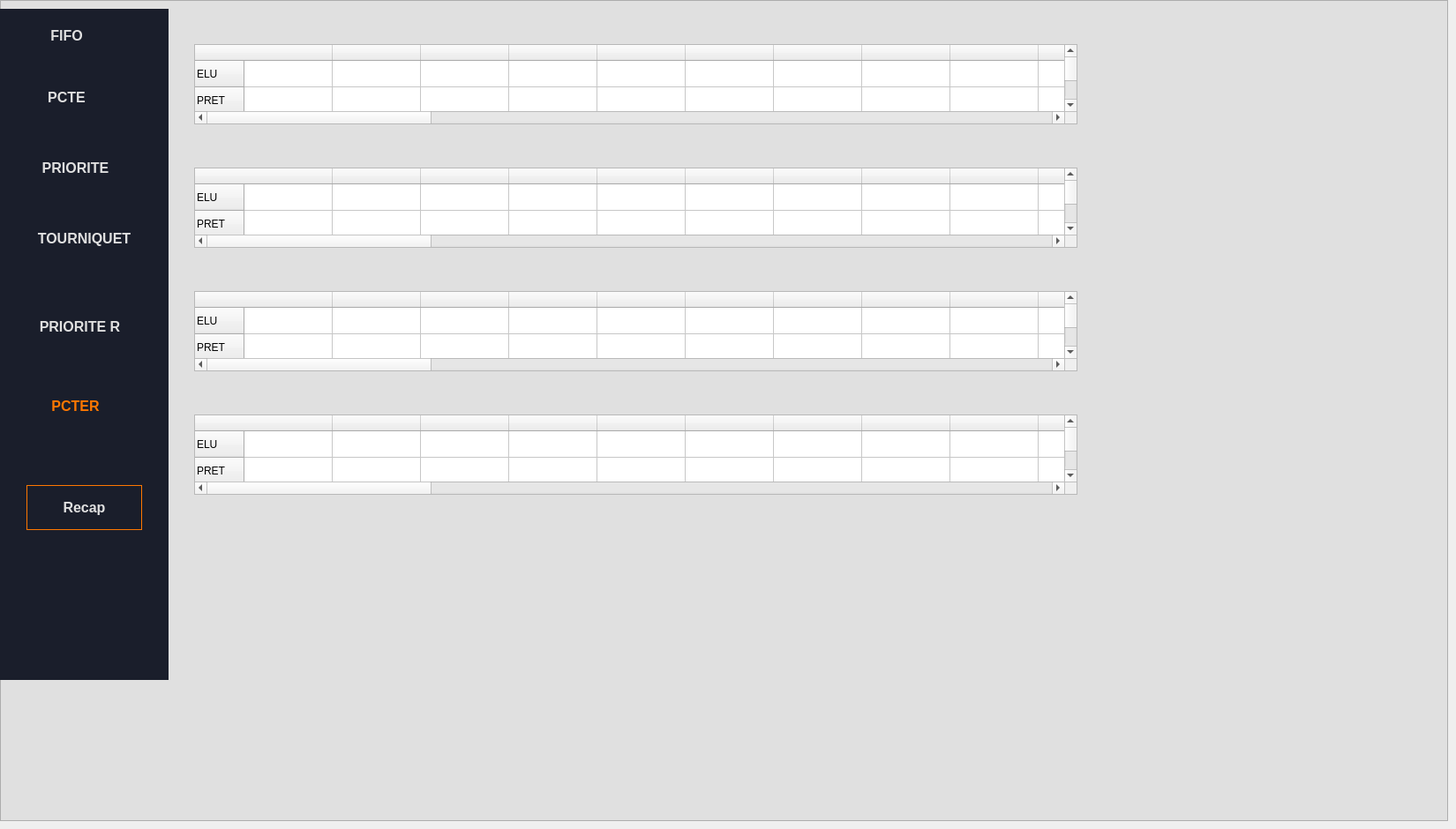
    <widget class="QWidget" name="page_3">
     <widget class="QListView" name="listView_7">
      <property name="geometry">
       <rect>
        <x>0</x>
        <y>0</y>
        <width>1641</width>
        <height>931</height>
       </rect>
      </property>
      <property name="styleSheet">
       <string notr="true">background:#E0E0E0</string>
      </property>
     </widget>
     <widget class="QWidget" name="widget_7" native="true">
      <property name="geometry">
       <rect>
        <x>0</x>
        <y>10</y>
        <width>191</width>
        <height>761</height>
       </rect>
      </property>
      <property name="styleSheet">
       <string notr="true"> background-color: #1A1E2B; /* Dark navy blue */
  color: #E0E0E0; /* Light gray text */
  font-family: Arial, sans-serif;</string>
      </property>
      <widget class="QPushButton" name="pushButton_41">
       <property name="geometry">
        <rect>
         <x>20</x>
         <y>90</y>
         <width>111</width>
         <height>21</height>
        </rect>
       </property>
       <property name="styleSheet">
        <string notr="true">border:none ;
color: #E0E0E0 ;
background-color: #1A1E2B; 
font-weight: bold ;
font-size: 16px</string>
       </property>
       <property name="text">
        <string>PCTE</string>
       </property>
      </widget>
      <widget class="QPushButton" name="pushButton_42">
       <property name="geometry">
        <rect>
         <x>30</x>
         <y>170</y>
         <width>111</width>
         <height>21</height>
        </rect>
       </property>
       <property name="styleSheet">
        <string notr="true">border:none ;
color: #E0E0E0 ;
 background-color: #1A1E2B; 
font-weight: bold ;
font-size: 16px</string>
       </property>
       <property name="text">
        <string>PRIORITE</string>
       </property>
      </widget>
      <widget class="QPushButton" name="pushButton_43">
       <property name="geometry">
        <rect>
         <x>40</x>
         <y>250</y>
         <width>111</width>
         <height>21</height>
        </rect>
       </property>
       <property name="styleSheet">
        <string notr="true">border:none ;
color: #E0E0E0 ;
 background-color: #1A1E2B; 
font-weight: bold ;
font-size: 16px</string>
       </property>
       <property name="text">
        <string>TOURNIQUET</string>
       </property>
      </widget>
      <widget class="QPushButton" name="pushButton_44">
       <property name="geometry">
        <rect>
         <x>20</x>
         <y>20</y>
         <width>111</width>
         <height>21</height>
        </rect>
       </property>
       <property name="styleSheet">
        <string notr="true">border:none ;
color: #E0E0E0 ;
 background-color: #1A1E2B; 
font-weight: bold ;
font-size: 16px</string>
       </property>
       <property name="text">
        <string>FIFO</string>
       </property>
      </widget>
      <widget class="QPushButton" name="pushButton_45">
       <property name="geometry">
        <rect>
         <x>30</x>
         <y>540</y>
         <width>131</width>
         <height>51</height>
        </rect>
       </property>
       <property name="styleSheet">
        <string notr="true">border: 1px solid  #FF7700 ;
color: #E0E0E0 ;
 background-color: #1A1E2B; 
font-weight: bold ;
font-size: 16px</string>
       </property>
       <property name="text">
        <string>Recap</string>
       </property>
      </widget>
      <widget class="QPushButton" name="pushButton_46">
       <property name="geometry">
        <rect>
         <x>0</x>
         <y>350</y>
         <width>181</width>
         <height>21</height>
        </rect>
       </property>
       <property name="styleSheet">
        <string notr="true">border:none ;
color: #E0E0E0 ;
 background-color: #1A1E2B; 
font-weight: bold ;
font-size: 16px</string>
       </property>
       <property name="text">
        <string>PRIORITE R</string>
       </property>
      </widget>
      <widget class="QPushButton" name="pushButton_47">
       <property name="geometry">
        <rect>
         <x>30</x>
         <y>440</y>
         <width>111</width>
         <height>21</height>
        </rect>
       </property>
       <property name="styleSheet">
        <string notr="true">border:none ;
color: #FF7700 ;
 background-color: #1A1E2B; 
font-weight: bold ;
font-size: 16px</string>
       </property>
       <property name="text">
        <string>PCTER</string>
       </property>
      </widget>
     </widget>
     <widget class="QTableWidget" name="tableWidget_22">
      <property name="geometry">
       <rect>
        <x>220</x>
        <y>50</y>
        <width>1001</width>
        <height>91</height>
       </rect>
      </property>
      <row>
       <property name="text">
        <string>ELU</string>
       </property>
      </row>
      <row>
       <property name="text">
        <string>PRET</string>
       </property>
      </row>
      <row>
       <property name="text">
        <string>BLOQUE</string>
       </property>
      </row>
      <column>
       <property name="text">
        <string/>
       </property>
      </column>
      <column>
       <property name="text">
        <string/>
       </property>
      </column>
      <column>
       <property name="text">
        <string/>
       </property>
      </column>
      <column>
       <property name="text">
        <string/>
       </property>
      </column>
      <column>
       <property name="text">
        <string/>
       </property>
      </column>
      <column>
       <property name="text">
        <string/>
       </property>
      </column>
      <column>
       <property name="text">
        <string/>
       </property>
      </column>
      <column>
       <property name="text">
        <string/>
       </property>
      </column>
      <column>
       <property name="text">
        <string/>
       </property>
      </column>
      <column>
       <property name="text">
        <string/>
       </property>
      </column>
      <column>
       <property name="text">
        <string/>
       </property>
      </column>
      <column>
       <property name="text">
        <string/>
       </property>
      </column>
      <column>
       <property name="text">
        <string/>
       </property>
      </column>
      <column>
       <property name="text">
        <string/>
       </property>
      </column>
      <column>
       <property name="text">
        <string/>
       </property>
      </column>
      <column>
       <property name="text">
        <string/>
       </property>
      </column>
      <column>
       <property name="text">
        <string/>
       </property>
      </column>
      <column>
       <property name="text">
        <string/>
       </property>
      </column>
      <column>
       <property name="text">
        <string/>
       </property>
      </column>
      <column>
       <property name="text">
        <string/>
       </property>
      </column>
      <column>
       <property name="text">
        <string/>
       </property>
      </column>
      <column>
       <property name="text">
        <string/>
       </property>
      </column>
      <column>
       <property name="text">
        <string/>
       </property>
      </column>
      <column>
       <property name="text">
        <string/>
       </property>
      </column>
      <column>
       <property name="text">
        <string/>
       </property>
      </column>
      <column>
       <property name="text">
        <string/>
       </property>
      </column>
      <column>
       <property name="text">
        <string/>
       </property>
      </column>
      <column>
       <property name="text">
        <string/>
       </property>
      </column>
      <column>
       <property name="text">
        <string/>
       </property>
      </column>
      <column>
       <property name="text">
        <string/>
       </property>
      </column>
      <column>
       <property name="text">
        <string/>
       </property>
      </column>
      <column>
       <property name="text">
        <string/>
       </property>
      </column>
      <column>
       <property name="text">
        <string/>
       </property>
      </column>
      <column>
       <property name="text">
        <string/>
       </property>
      </column>
     </widget>
     <widget class="QTableWidget" name="tableWidget_23">
      <property name="geometry">
       <rect>
        <x>220</x>
        <y>190</y>
        <width>1001</width>
        <height>91</height>
       </rect>
      </property>
      <row>
       <property name="text">
        <string>ELU</string>
       </property>
      </row>
      <row>
       <property name="text">
        <string>PRET</string>
       </property>
      </row>
      <row>
       <property name="text">
        <string>BLOQUE</string>
       </property>
      </row>
      <row>
       <property name="text">
        <string>ATT</string>
       </property>
      </row>
      <column>
       <property name="text">
        <string/>
       </property>
      </column>
      <column>
       <property name="text">
        <string/>
       </property>
      </column>
      <column>
       <property name="text">
        <string/>
       </property>
      </column>
      <column>
       <property name="text">
        <string/>
       </property>
      </column>
      <column>
       <property name="text">
        <string/>
       </property>
      </column>
      <column>
       <property name="text">
        <string/>
       </property>
      </column>
      <column>
       <property name="text">
        <string/>
       </property>
      </column>
      <column>
       <property name="text">
        <string/>
       </property>
      </column>
      <column>
       <property name="text">
        <string/>
       </property>
      </column>
      <column>
       <property name="text">
        <string/>
       </property>
      </column>
      <column>
       <property name="text">
        <string/>
       </property>
      </column>
      <column>
       <property name="text">
        <string/>
       </property>
      </column>
      <column>
       <property name="text">
        <string/>
       </property>
      </column>
      <column>
       <property name="text">
        <string/>
       </property>
      </column>
      <column>
       <property name="text">
        <string/>
       </property>
      </column>
      <column>
       <property name="text">
        <string/>
       </property>
      </column>
      <column>
       <property name="text">
        <string/>
       </property>
      </column>
      <column>
       <property name="text">
        <string/>
       </property>
      </column>
      <column>
       <property name="text">
        <string/>
       </property>
      </column>
      <column>
       <property name="text">
        <string/>
       </property>
      </column>
      <column>
       <property name="text">
        <string/>
       </property>
      </column>
      <column>
       <property name="text">
        <string/>
       </property>
      </column>
      <column>
       <property name="text">
        <string/>
       </property>
      </column>
      <column>
       <property name="text">
        <string/>
       </property>
      </column>
      <column>
       <property name="text">
        <string/>
       </property>
      </column>
      <column>
       <property name="text">
        <string/>
       </property>
      </column>
      <column>
       <property name="text">
        <string/>
       </property>
      </column>
      <column>
       <property name="text">
        <string/>
       </property>
      </column>
      <column>
       <property name="text">
        <string/>
       </property>
      </column>
      <column>
       <property name="text">
        <string/>
       </property>
      </column>
      <column>
       <property name="text">
        <string/>
       </property>
      </column>
      <column>
       <property name="text">
        <string/>
       </property>
      </column>
      <column>
       <property name="text">
        <string/>
       </property>
      </column>
      <column>
       <property name="text">
        <string/>
       </property>
      </column>
     </widget>
     <widget class="QTableWidget" name="tableWidget_25">
      <property name="geometry">
       <rect>
        <x>220</x>
        <y>470</y>
        <width>1001</width>
        <height>91</height>
       </rect>
      </property>
      <row>
       <property name="text">
        <string>ELU</string>
       </property>
      </row>
      <row>
       <property name="text">
        <string>PRET</string>
       </property>
      </row>
      <row>
       <property name="text">
        <string>BLOQUE</string>
       </property>
      </row>
      <column>
       <property name="text">
        <string/>
       </property>
      </column>
      <column>
       <property name="text">
        <string/>
       </property>
      </column>
      <column>
       <property name="text">
        <string/>
       </property>
      </column>
      <column>
       <property name="text">
        <string/>
       </property>
      </column>
      <column>
       <property name="text">
        <string/>
       </property>
      </column>
      <column>
       <property name="text">
        <string/>
       </property>
      </column>
      <column>
       <property name="text">
        <string/>
       </property>
      </column>
      <column>
       <property name="text">
        <string/>
       </property>
      </column>
      <column>
       <property name="text">
        <string/>
       </property>
      </column>
      <column>
       <property name="text">
        <string/>
       </property>
      </column>
      <column>
       <property name="text">
        <string/>
       </property>
      </column>
      <column>
       <property name="text">
        <string/>
       </property>
      </column>
      <column>
       <property name="text">
        <string/>
       </property>
      </column>
      <column>
       <property name="text">
        <string/>
       </property>
      </column>
      <column>
       <property name="text">
        <string/>
       </property>
      </column>
      <column>
       <property name="text">
        <string/>
       </property>
      </column>
      <column>
       <property name="text">
        <string/>
       </property>
      </column>
      <column>
       <property name="text">
        <string/>
       </property>
      </column>
      <column>
       <property name="text">
        <string/>
       </property>
      </column>
      <column>
       <property name="text">
        <string/>
       </property>
      </column>
      <column>
       <property name="text">
        <string/>
       </property>
      </column>
      <column>
       <property name="text">
        <string/>
       </property>
      </column>
      <column>
       <property name="text">
        <string/>
       </property>
      </column>
      <column>
       <property name="text">
        <string/>
       </property>
      </column>
      <column>
       <property name="text">
        <string/>
       </property>
      </column>
      <column>
       <property name="text">
        <string/>
       </property>
      </column>
      <column>
       <property name="text">
        <string/>
       </property>
      </column>
      <column>
       <property name="text">
        <string/>
       </property>
      </column>
      <column>
       <property name="text">
        <string/>
       </property>
      </column>
      <column>
       <property name="text">
        <string/>
       </property>
      </column>
      <column>
       <property name="text">
        <string/>
       </property>
      </column>
      <column>
       <property name="text">
        <string/>
       </property>
      </column>
      <column>
       <property name="text">
        <string/>
       </property>
      </column>
      <column>
       <property name="text">
        <string/>
       </property>
      </column>
     </widget>
     <widget class="QTableWidget" name="tableWidget_24">
      <property name="geometry">
       <rect>
        <x>220</x>
        <y>330</y>
        <width>1001</width>
        <height>91</height>
       </rect>
      </property>
      <row>
       <property name="text">
        <string>ELU</string>
       </property>
      </row>
      <row>
       <property name="text">
        <string>PRET</string>
       </property>
      </row>
      <row>
       <property name="text">
        <string>BLOQUE</string>
       </property>
      </row>
      <row>
       <property name="text">
        <string>ATT</string>
       </property>
      </row>
      <column>
       <property name="text">
        <string/>
       </property>
      </column>
      <column>
       <property name="text">
        <string/>
       </property>
      </column>
      <column>
       <property name="text">
        <string/>
       </property>
      </column>
      <column>
       <property name="text">
        <string/>
       </property>
      </column>
      <column>
       <property name="text">
        <string/>
       </property>
      </column>
      <column>
       <property name="text">
        <string/>
       </property>
      </column>
      <column>
       <property name="text">
        <string/>
       </property>
      </column>
      <column>
       <property name="text">
        <string/>
       </property>
      </column>
      <column>
       <property name="text">
        <string/>
       </property>
      </column>
      <column>
       <property name="text">
        <string/>
       </property>
      </column>
      <column>
       <property name="text">
        <string/>
       </property>
      </column>
      <column>
       <property name="text">
        <string/>
       </property>
      </column>
      <column>
       <property name="text">
        <string/>
       </property>
      </column>
      <column>
       <property name="text">
        <string/>
       </property>
      </column>
      <column>
       <property name="text">
        <string/>
       </property>
      </column>
      <column>
       <property name="text">
        <string/>
       </property>
      </column>
      <column>
       <property name="text">
        <string/>
       </property>
      </column>
      <column>
       <property name="text">
        <string/>
       </property>
      </column>
      <column>
       <property name="text">
        <string/>
       </property>
      </column>
      <column>
       <property name="text">
        <string/>
       </property>
      </column>
      <column>
       <property name="text">
        <string/>
       </property>
      </column>
      <column>
       <property name="text">
        <string/>
       </property>
      </column>
      <column>
       <property name="text">
        <string/>
       </property>
      </column>
      <column>
       <property name="text">
        <string/>
       </property>
      </column>
      <column>
       <property name="text">
        <string/>
       </property>
      </column>
      <column>
       <property name="text">
        <string/>
       </property>
      </column>
      <column>
       <property name="text">
        <string/>
       </property>
      </column>
      <column>
       <property name="text">
        <string/>
       </property>
      </column>
      <column>
       <property name="text">
        <string/>
       </property>
      </column>
      <column>
       <property name="text">
        <string/>
       </property>
      </column>
      <column>
       <property name="text">
        <string/>
       </property>
      </column>
      <column>
       <property name="text">
        <string/>
       </property>
      </column>
      <column>
       <property name="text">
        <string/>
       </property>
      </column>
      <column>
       <property name="text">
        <string/>
       </property>
      </column>
     </widget>
    </widget>
